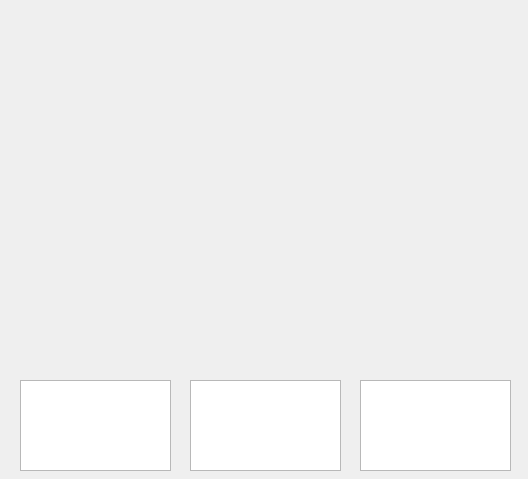
<?xml version="1.0" encoding="UTF-8"?>
<ui version="4.0">
 <class>janelaBarragem2D</class>
 <widget class="QDialog" name="janelaBarragem2D">
  <property name="geometry">
   <rect>
    <x>0</x>
    <y>0</y>
    <width>528</width>
    <height>479</height>
   </rect>
  </property>
  <property name="windowTitle">
   <string>Visualização 2D</string>
  </property>
  <property name="windowIcon">
   <iconset>
    <normaloff>../imagens/logo3.png</normaloff>../imagens/logo3.png</iconset>
  </property>
  <widget class="painelvisualizacaobarragem2dopengl" name="widget" native="true">
   <property name="geometry">
    <rect>
     <x>10</x>
     <y>10</y>
     <width>501</width>
     <height>361</height>
    </rect>
   </property>
  </widget>
  <widget class="QTextEdit" name="textEdit1">
   <property name="geometry">
    <rect>
     <x>20</x>
     <y>380</y>
     <width>151</width>
     <height>91</height>
    </rect>
   </property>
  </widget>
  <widget class="QTextEdit" name="textEdit2">
   <property name="geometry">
    <rect>
     <x>190</x>
     <y>380</y>
     <width>151</width>
     <height>91</height>
    </rect>
   </property>
  </widget>
  <widget class="QTextEdit" name="textEdit3">
   <property name="geometry">
    <rect>
     <x>360</x>
     <y>380</y>
     <width>151</width>
     <height>91</height>
    </rect>
   </property>
  </widget>
 </widget>
 <customwidgets>
  <customwidget>
   <class>painelvisualizacaobarragem2dopengl</class>
   <extends>QWidget</extends>
   <header>painelvisualizacaobarragem2dopengl.h</header>
   <container>1</container>
  </customwidget>
 </customwidgets>
 <resources/>
 <connections/>
</ui>
